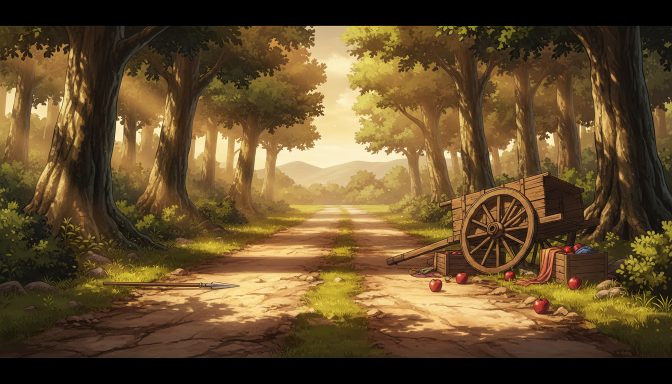
#> input picture production/raw/ENV_forest_road_v01_final.png, 1344 x 768 px (shown at 1/2 size)
$ python derive_plates.py
#> lines starting #> are read from the running program, lines starting #| are printed output that depends on the picture; after the words box and inside, x2 and y2 are one past the last pixel; in counts of white or black regions, pixels touching at a corner belong together
#!/usr/bin/env python3
"""Derived plates made in code (no AI call, no budget): continuity retouches.

  ENV_forest_road_nospear  - the spear lying at the roadside is painted out
                             (OpenCV Telea inpainting) for every shot after
                             Kaelan picked it up.
"""
import pathlib

import cv2
import numpy as np

ROOT = pathlib.Path(__file__).resolve().parent.parent
RAW = ROOT / "production/raw"


def road_without_spear():
    src = cv2.imread(str(RAW / "ENV_forest_road_v01_final.png"))
#> src is the input picture: shape (768, 1344, 3); mean B, G, R 43.1, 77.1, 100
    mask = np.zeros(src.shape[:2], np.uint8)
    # shaft + iron tip, measured on the raw 1344x768 generation
    cv2.line(mask, (198, 568), (472, 573), 255, 13)
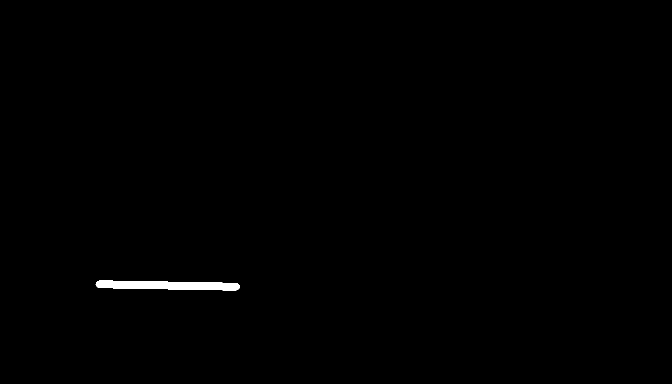
#> mask: shape (768, 1344) (shown at 1/2 size); 0.41% white; 1 white region, box (x1, y1, x2, y2) and area: (191, 561, 480, 581) 4258
    cv2.fillPoly(mask, [np.array([[392, 560], [486, 573], [392, 586]], np.int32)], 255)
#> mask: shape (768, 1344); 0.44% white; 1 white region, box (x1, y1, x2, y2) and area: (191, 560, 487, 587) 4547
    mask = cv2.dilate(mask, np.ones((5, 5), np.uint8))
    # texture-preserving fill, feathered: grass part takes the grass just above
    # (dy = -26), road part takes plain road texture from the same rows to the
    # right (dx = +170, +110 near the tip so no grass tuft is copied); the two
    # sources crossfade over x 290..350 so there is no seam
    h, w = mask.shape
#> h = 768; w = 1344
    xs = np.arange(w, dtype=np.float32)[None, :, None]
#> xs = 1344 values from 0 to 1343
    grass_src = np.roll(src, 26, axis=0).astype(np.float32)
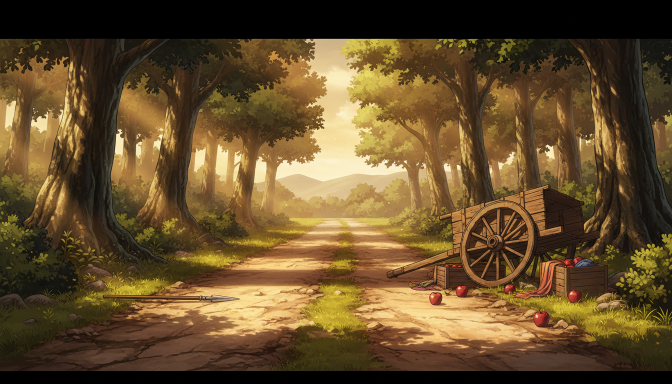
#> grass_src: shape (768, 1344, 3) float32 (shown at 1/2 size); mean B, G, R 43.1, 77.1, 100
    road_src = np.where(xs < 400, np.roll(src, -170, axis=1), np.roll(src, -110, axis=1)).astype(np.float32)
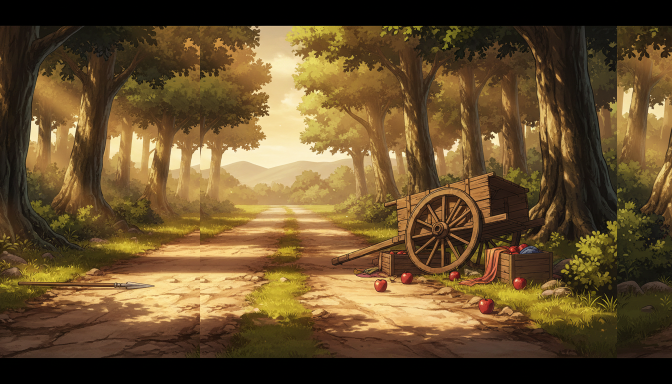
#> road_src: shape (768, 1344, 3) float32 (shown at 1/2 size); mean B, G, R 44.3, 78.9, 102.3
    wr = np.clip((xs - 290) / 60.0, 0, 1)
#> wr = 1344 values from 0 to 1
    fill = grass_src * (1 - wr) + road_src * wr
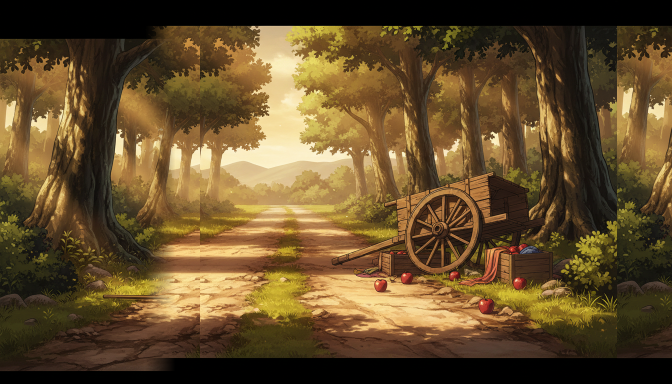
#> fill: shape (768, 1344, 3) float32 (shown at 1/2 size); mean B, G, R 43, 77.1, 99.6
    a = np.clip(cv2.GaussianBlur(mask.astype(np.float32) / 255.0, (0, 0), 2.5)[..., None] * 1.7, 0, 1)
    out = (src.astype(np.float32) * (1 - a) + fill * a).astype(np.uint8)
    cv2.imwrite(str(RAW / "ENV_forest_road_nospear_v01_final.png"), out)
    crop = np.hstack([src[530:610, 170:520], out[530:610, 170:520]])
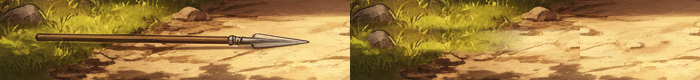
#> crop: shape (80, 700, 3); mean B, G, R 70.1, 130.5, 164.8
    cv2.imwrite(str(ROOT / "out/nospear_check.png"), cv2.resize(crop, None, fx=2, fy=2, interpolation=cv2.INTER_NEAREST))


if __name__ == "__main__":
    road_without_spear()
    print("derived: ENV_forest_road_nospear_v01_final")
